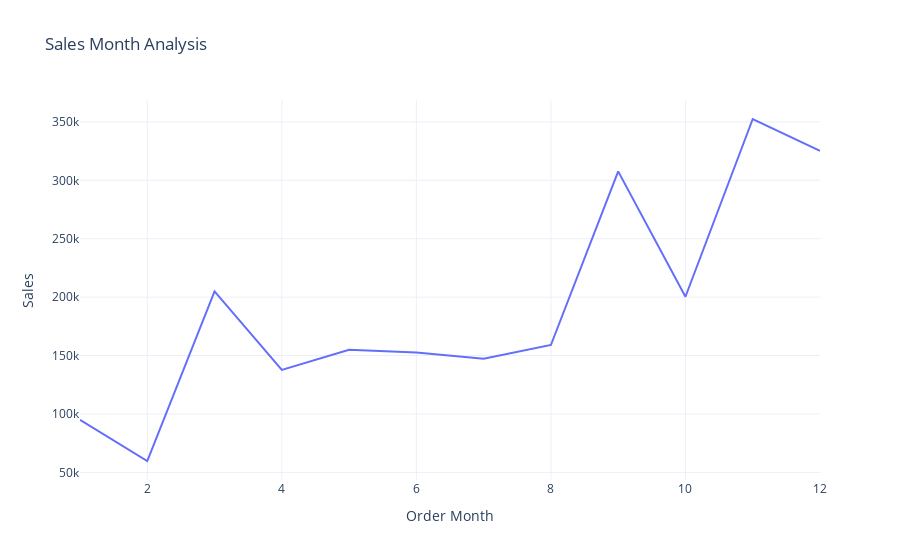

This figure's notebook cell:
### Code cell
px.line(sales_by_month , x = "Order Month" , y = "Sales" , title = "Sales Month Analysis")

### Figure 1 — Plotly figure (JSON) as saved in the notebook; plotly's stock layout.template omitted (floating-point values rounded to 4 significant figures)
{"data": [{"hovertemplate": "Order Month=%{x}<br>Sales=%{y}<extra></extra>", "legendgroup": "", "line": {"color": "#636efa", "dash": "solid"}, "marker": {"symbol": "circle"}, "mode": "lines", "name": "", "orientation": "v", "showlegend": false, "type": "scatter", "x": [1, 2, 3, 4, 5, 6, 7, 8, 9, 10, 11, 12], "xaxis": "x", "y": [94920.0, 59750.0, 205000.0, 137800.0, 155000.0, 152700.0, 147200.0, 159000.0, 307600.0, 200300.0, 352500.0, 325300.0], "yaxis": "y"}], "layout": {"legend": {"tracegroupgap": 0}, "title": {"text": "Sales Month Analysis"}, "xaxis": {"anchor": "y", "domain": [0, 1], "title": {"text": "Order Month"}}, "yaxis": {"anchor": "x", "domain": [0, 1], "title": {"text": "Sales"}}}}
